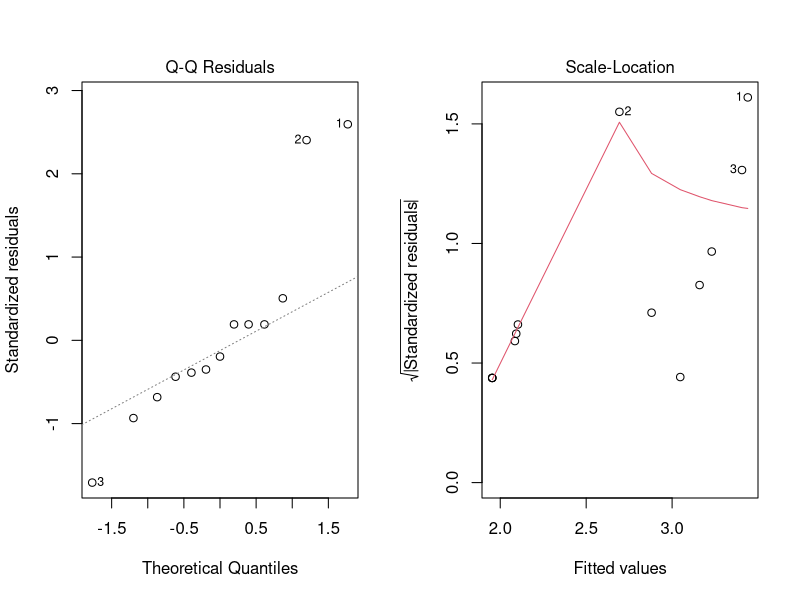

Reproduce this figure in R.
# Required libraries
library(dplyr)

# Load training data set
trainingDat <- read.csv(file = 'rocky.csv', header = TRUE)

# Remove the comment column
colCount <- length(colnames(trainingDat))
trainingDat <- trainingDat[,1:(colCount-1)]

# Show data
trainingDat

# Build regression model
lm1 <- lm(grade ~ ., data = trainingDat)

summary(lm1)

# Plot the "diagnostic residuals plots":
par(mfrow = c(1, 2))
#plot(lm1, which = 1)
plot(lm1, which = 2)
plot(lm1, which = 3)
#plot(lm1, which = 4)

# Predict!
predict(lm1, data.frame(titleScore=12.28, overviewScore=9.82, ratingScore=6.40))
predict(lm1, data.frame(titleScore=0, overviewScore=10.76, ratingScore=7.10))

